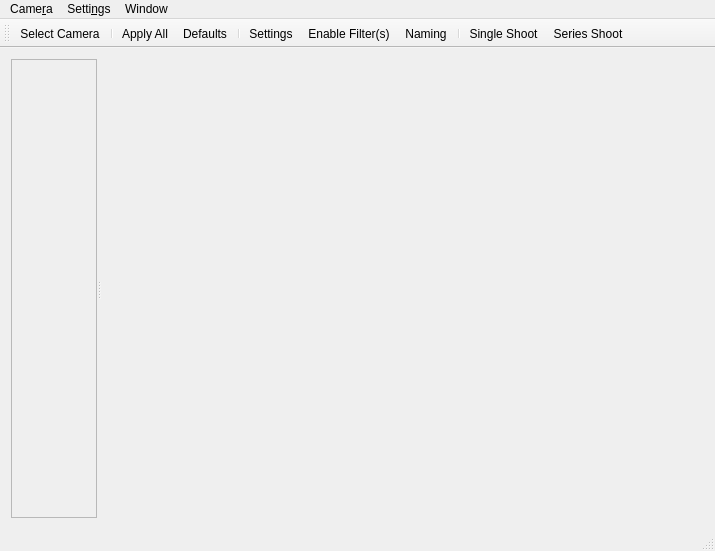
<?xml version="1.0" encoding="UTF-8"?>
<ui version="4.0">
 <class>MainWindow</class>
 <widget class="QMainWindow" name="MainWindow">
  <property name="geometry">
   <rect>
    <x>0</x>
    <y>0</y>
    <width>715</width>
    <height>551</height>
   </rect>
  </property>
  <property name="windowTitle">
   <string>MainWindow</string>
  </property>
  <property name="windowIcon">
   <iconset resource="../resources.qrc">
    <normaloff>:/icons/icons/blue-camera-icon.png</normaloff>:/icons/icons/blue-camera-icon.png</iconset>
  </property>
  <property name="unifiedTitleAndToolBarOnMac">
   <bool>true</bool>
  </property>
  <widget class="QWidget" name="centralWidget">
   <layout class="QVBoxLayout" name="verticalLayout">
    <item>
     <widget class="QSplitter" name="splitter">
      <property name="orientation">
       <enum>Qt::Horizontal</enum>
      </property>
      <widget class="QScrollArea" name="scrollControls">
       <property name="horizontalScrollBarPolicy">
        <enum>Qt::ScrollBarAsNeeded</enum>
       </property>
       <property name="sizeAdjustPolicy">
        <enum>QAbstractScrollArea::AdjustToContentsOnFirstShow</enum>
       </property>
       <property name="widgetResizable">
        <bool>true</bool>
       </property>
       <widget class="QWidget" name="scrollAreaWidgetContents_2">
        <property name="geometry">
         <rect>
          <x>0</x>
          <y>0</y>
          <width>75</width>
          <height>451</height>
         </rect>
        </property>
       </widget>
      </widget>
      <widget class="QLabel" name="videoOut">
       <property name="text">
        <string/>
       </property>
      </widget>
     </widget>
    </item>
   </layout>
  </widget>
  <widget class="QMenuBar" name="menuBar">
   <property name="geometry">
    <rect>
     <x>0</x>
     <y>0</y>
     <width>715</width>
     <height>21</height>
    </rect>
   </property>
   <widget class="QMenu" name="menuCamera">
    <property name="title">
     <string>Came&amp;ra</string>
    </property>
    <addaction name="actionSelect_Camera"/>
    <addaction name="actionApply_All"/>
    <addaction name="actionReset"/>
    <addaction name="separator"/>
    <addaction name="actionSingleShoot"/>
    <addaction name="actionSeries_Shoot"/>
    <addaction name="separator"/>
    <addaction name="actionEnable_Filter_s"/>
    <addaction name="actionNaming"/>
   </widget>
   <widget class="QMenu" name="menuSettings">
    <property name="title">
     <string>Setti&amp;ngs</string>
    </property>
    <addaction name="actionSettings"/>
    <addaction name="separator"/>
   </widget>
   <widget class="QMenu" name="menuWindow">
    <property name="title">
     <string>Window</string>
    </property>
    <addaction name="actionFullscreen"/>
    <addaction name="actionNight_Mode"/>
   </widget>
   <addaction name="menuCamera"/>
   <addaction name="menuSettings"/>
   <addaction name="menuWindow"/>
  </widget>
  <widget class="QToolBar" name="mainToolBar">
   <property name="toolButtonStyle">
    <enum>Qt::ToolButtonFollowStyle</enum>
   </property>
   <attribute name="toolBarArea">
    <enum>TopToolBarArea</enum>
   </attribute>
   <attribute name="toolBarBreak">
    <bool>false</bool>
   </attribute>
   <addaction name="actionSelect_Camera"/>
   <addaction name="separator"/>
   <addaction name="actionApply_All"/>
   <addaction name="actionReset"/>
   <addaction name="separator"/>
   <addaction name="actionSettings"/>
   <addaction name="actionEnable_Filter_s"/>
   <addaction name="actionNaming"/>
   <addaction name="separator"/>
   <addaction name="actionSingleShoot"/>
   <addaction name="actionSeries_Shoot"/>
  </widget>
  <widget class="QStatusBar" name="statusBar"/>
  <action name="actionSelect_Camera">
   <property name="icon">
    <iconset resource="../resources.qrc">
     <normaloff>:/icons/icons/Photo-Video-Camera-Identification-icon.png</normaloff>:/icons/icons/Photo-Video-Camera-Identification-icon.png</iconset>
   </property>
   <property name="text">
    <string>&amp;Select</string>
   </property>
   <property name="iconText">
    <string>Select Camera</string>
   </property>
   <property name="toolTip">
    <string>Select camera to be used</string>
   </property>
   <property name="shortcut">
    <string>Ctrl+Shift+S</string>
   </property>
   <property name="shortcutContext">
    <enum>Qt::ApplicationShortcut</enum>
   </property>
  </action>
  <action name="actionApply_All">
   <property name="icon">
    <iconset resource="../resources.qrc">
     <normaloff>:/icons/icons/Actions-dialog-ok-icon.png</normaloff>:/icons/icons/Actions-dialog-ok-icon.png</iconset>
   </property>
   <property name="text">
    <string>&amp;Apply All</string>
   </property>
   <property name="toolTip">
    <string>(Re-)Apply all settings at once. Use in case hardware was reconfigured outside the program or lost device connection.</string>
   </property>
   <property name="shortcut">
    <string>Ctrl+Shift+A</string>
   </property>
   <property name="shortcutContext">
    <enum>Qt::ApplicationShortcut</enum>
   </property>
  </action>
  <action name="actionReset">
   <property name="icon">
    <iconset resource="../resources.qrc">
     <normaloff>:/icons/icons/Reset-icon.png</normaloff>:/icons/icons/Reset-icon.png</iconset>
   </property>
   <property name="text">
    <string>&amp;Defaults</string>
   </property>
   <property name="toolTip">
    <string>Reset all settings to hardware defaults.</string>
   </property>
   <property name="shortcut">
    <string>Ctrl+Shift+D</string>
   </property>
   <property name="shortcutContext">
    <enum>Qt::ApplicationShortcut</enum>
   </property>
  </action>
  <action name="actionSettings">
   <property name="icon">
    <iconset resource="../resources.qrc">
     <normaloff>:/icons/icons/Settings-2-icon.png</normaloff>:/icons/icons/Settings-2-icon.png</iconset>
   </property>
   <property name="text">
    <string>&amp;Show</string>
   </property>
   <property name="iconText">
    <string>Settings</string>
   </property>
   <property name="toolTip">
    <string>Show program's settings.</string>
   </property>
   <property name="shortcut">
    <string>Alt+S</string>
   </property>
  </action>
  <action name="actionFullscreen">
   <property name="checkable">
    <bool>true</bool>
   </property>
   <property name="text">
    <string>&amp;Fullscreen</string>
   </property>
   <property name="toolTip">
    <string>Resize window to take full screen</string>
   </property>
   <property name="shortcut">
    <string>F11</string>
   </property>
   <property name="shortcutContext">
    <enum>Qt::ApplicationShortcut</enum>
   </property>
  </action>
  <action name="actionNight_Mode">
   <property name="checkable">
    <bool>true</bool>
   </property>
   <property name="text">
    <string>&amp;Night Mode</string>
   </property>
   <property name="toolTip">
    <string>Eyes saving mode for darkness.</string>
   </property>
   <property name="shortcut">
    <string>F10</string>
   </property>
   <property name="shortcutContext">
    <enum>Qt::ApplicationShortcut</enum>
   </property>
  </action>
  <action name="actionSingleShoot">
   <property name="icon">
    <iconset resource="../resources.qrc">
     <normaloff>:/icons/icons/photo_icon.png</normaloff>:/icons/icons/photo_icon.png</iconset>
   </property>
   <property name="text">
    <string>S&amp;ingle Shoot</string>
   </property>
   <property name="toolTip">
    <string>Takes single picture</string>
   </property>
   <property name="shortcut">
    <string>Shift+Return</string>
   </property>
   <property name="shortcutContext">
    <enum>Qt::ApplicationShortcut</enum>
   </property>
  </action>
  <action name="actionSeries_Shoot">
   <property name="icon">
    <iconset resource="../resources.qrc">
     <normaloff>:/icons/icons/Image-capture-icon.png</normaloff>:/icons/icons/Image-capture-icon.png</iconset>
   </property>
   <property name="text">
    <string>S&amp;eries Shoot</string>
   </property>
   <property name="toolTip">
    <string>Saves couple sequental frames according to settings.</string>
   </property>
   <property name="shortcut">
    <string>Ctrl+Return</string>
   </property>
   <property name="shortcutContext">
    <enum>Qt::ApplicationShortcut</enum>
   </property>
  </action>
  <action name="actionEnable_Filter_s">
   <property name="checkable">
    <bool>true</bool>
   </property>
   <property name="icon">
    <iconset resource="../resources.qrc">
     <normaloff>:/icons/icons/Very-Basic-Filter-Filled-icon.png</normaloff>:/icons/icons/Very-Basic-Filter-Filled-icon.png</iconset>
   </property>
   <property name="text">
    <string>Enable &amp;Filter(s)</string>
   </property>
   <property name="toolTip">
    <string>Applies filter(s), which are activated in settings.</string>
   </property>
   <property name="shortcut">
    <string>Ctrl+Shift+F</string>
   </property>
   <property name="shortcutContext">
    <enum>Qt::ApplicationShortcut</enum>
   </property>
  </action>
  <action name="actionNaming">
   <property name="icon">
    <iconset resource="../resources.qrc">
     <normaloff>:/icons/icons/name-card-icon.png</normaloff>:/icons/icons/name-card-icon.png</iconset>
   </property>
   <property name="text">
    <string>Naming</string>
   </property>
   <property name="toolTip">
    <string>Adds some custom text to the file name.</string>
   </property>
   <property name="shortcut">
    <string>Ctrl+Shift+N</string>
   </property>
   <property name="shortcutContext">
    <enum>Qt::ApplicationShortcut</enum>
   </property>
  </action>
 </widget>
 <layoutdefault spacing="6" margin="11"/>
 <resources>
  <include location="../resources.qrc"/>
 </resources>
 <connections/>
</ui>
